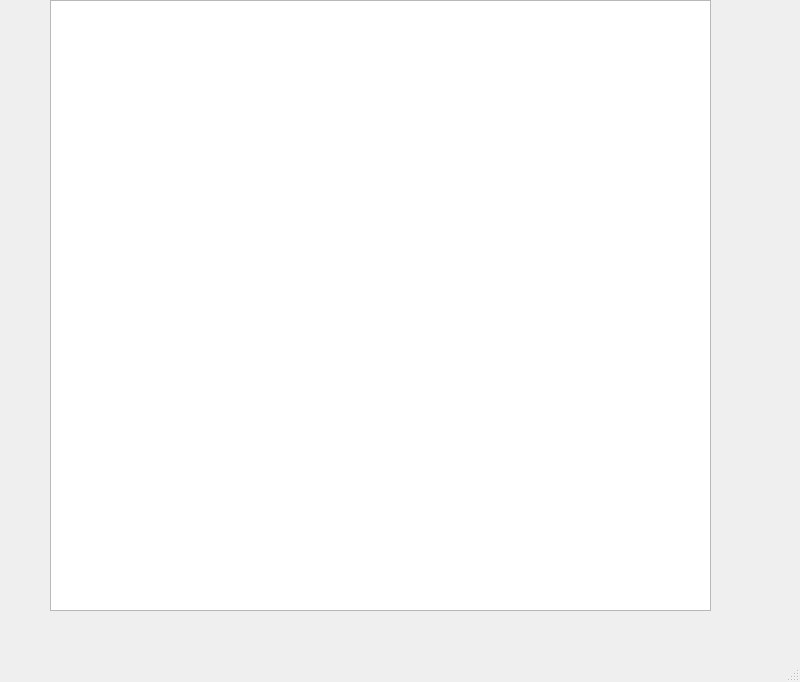
<?xml version="1.0" encoding="UTF-8"?>
<ui version="4.0">
 <class>MainWindow</class>
 <widget class="QMainWindow" name="MainWindow">
  <property name="geometry">
   <rect>
    <x>0</x>
    <y>0</y>
    <width>800</width>
    <height>682</height>
   </rect>
  </property>
  <property name="windowTitle">
   <string>MainWindow</string>
  </property>
  <widget class="QWidget" name="centralwidget">
   <widget class="QGraphicsView" name="graphicsView">
    <property name="geometry">
     <rect>
      <x>50</x>
      <y>0</y>
      <width>661</width>
      <height>611</height>
     </rect>
    </property>
   </widget>
  </widget>
  <widget class="QMenuBar" name="menubar">
   <property name="geometry">
    <rect>
     <x>0</x>
     <y>0</y>
     <width>800</width>
     <height>21</height>
    </rect>
   </property>
  </widget>
  <widget class="QStatusBar" name="statusbar"/>
 </widget>
 <resources/>
 <connections/>
</ui>
